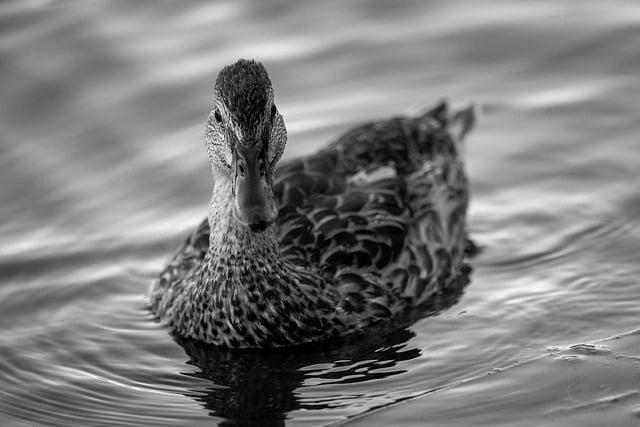
#> input picture 4 år/Visual dataprocessing/Assignment 4_ip/results/duck_greyscale.jpeg, 640 x 427 px
$ python inverse_greyscale.py
#> lines starting #> are read from the running program, lines starting #| are printed output that depends on the picture
### 4 år/Visual dataprocessing/Assignment 4_ip/utils.py
import numpy as np
import matplotlib.pyplot as plt
import os


def read_im(filepath):
#> called with filepath = 'results/duck_greyscale.jpeg'
    im = plt.imread(filepath)
#> im is the input picture: shape (427, 640, 3); min 0, max 255, mean 125
    if im.dtype == np.uint8:
        im = im.astype(float) / 255
    return im

def normalize(im):
    return (im - im.min()) / (im.max() - im.min())

def save_im(filepath, im, cmap=None):
    if im.min() < 0 or im.max() > 1:
        print(
            "Warning: The dynamic range of the image is",
            f"[{im.min()}, {im.max()}]",
            "normalizing to [-1, 1]")
        im = normalize(im)

    # Create directory if it doesn't exist
    directory = os.path.dirname(filepath)
    if not os.path.exists(directory):
        os.makedirs(directory)
    plt.imsave(filepath, im, cmap=cmap)

### 4 år/Visual dataprocessing/Assignment 4_ip/inverse_greyscale.py
from utils import read_im, save_im
import matplotlib.pyplot as plt


im = read_im("results/duck_greyscale.jpeg")


def inverse_greyscale(im):
    """ Converts an RGB image to greyscale using NumPy.

    Args:
        im (list): A 3D list or NumPy array of shape [H, W, 3], where each element is a pixel with RGB values.

    Returns:
        np.array: A 2D NumPy array of shape [H, W] representing the grayscale image.
    """


    return 1-im
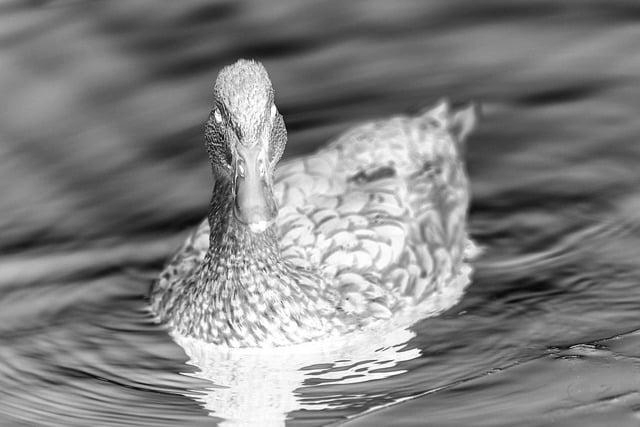
#> returned value: shape (427, 640, 3) float64; min 0, max 1, mean 0.51


im_inverse_greyscale = inverse_greyscale(im)

plt.imshow(im_inverse_greyscale, cmap='gray')
save_im("results/duck_inverse_greyscale.jpeg", im_inverse_greyscale, cmap='gray')
